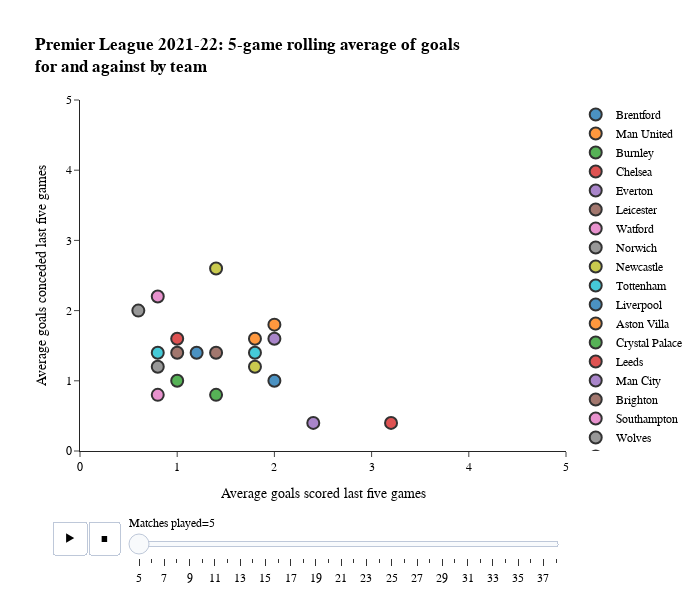

The cell this chart's notebook holds for it:
### Code cell
# Create animated plot
fig = px.scatter(data_frame=AllData,
                 title='<b>Premier League 2021-22: 5-game rolling average of goals<br>for and against by team',
                 color='Team',
                 x='MovingAverageFor',
                 y='MovingAverageAgainst',
                 animation_frame='MatchesPlayed',
                 template='simple_white',
                 opacity=0.8,
                 labels={
                     'MovingAverageFor':'Average goals scored last five games',
                     'MovingAverageAgainst':'Average goals conceded last five games',
                     'MatchesPlayed' : 'Matches played'
                 },
                 height=600,
                 width=700
                )

# Update fonts
fig.update_layout(
    font_family="Courier New",
    font_color="black",
    font_size=12,
    legend_title=None
)

# Update marker appearance
fig.update_traces(marker=dict(size=12,
                              line=dict(width=2,
                                        color='black'))
                 )

# Harmonise axis ranges
fig.update_xaxes(range=[0, 5])
fig.update_yaxes(range=[0, 5])

fig

### Figure 1 — Plotly figure (JSON) as saved in the notebook; plotly's stock layout.template omitted (floating-point values rounded to 4 significant figures)
{"data": [{"hovertemplate": "Team=Brentford<br>Matches played=5<br>Average goals scored last five games=%{x}<br>Average goals conceded last five games=%{y}<extra></extra>", "legendgroup": "Brentford", "marker": {"color": "#1F77B4", "line": {"color": "black", "width": 2}, "opacity": 0.8, "size": 12, "symbol": "circle"}, "mode": "markers", "name": "Brentford", "orientation": "v", "showlegend": true, "type": "scatter", "x": [1.2], "xaxis": "x", "y": [1.4], "yaxis": "y"}, {"hovertemplate": "Team=Man United<br>Matches played=5<br>Average goals scored last five games=%{x}<br>Average goals conceded last five games=%{y}<extra></extra>", "legendgroup": "Man United", "marker": {"color": "#FF7F0E", "line": {"color": "black", "width": 2}, "opacity": 0.8, "size": 12, "symbol": "circle"}, "mode": "markers", "name": "Man United", "orientation": "v", "showlegend": true, "type": "scatter", "x": [2], "xaxis": "x", "y": [1.8], "yaxis": "y"}, {"hovertemplate": "Team=Burnley<br>Matches played=5<br>Average goals scored last five games=%{x}<br>Average goals conceded last five games=%{y}<extra></extra>", "legendgroup": "Burnley", "marker": {"color": "#2CA02C", "line": {"color": "black", "width": 2}, "opacity": 0.8, "size": 12, "symbol": "circle"}, "mode": "markers", "name": "Burnley", "orientation": "v", "showlegend": true, "type": "scatter", "x": [1], "xaxis": "x", "y": [1], "yaxis": "y"}, {"hovertemplate": "Team=Chelsea<br>Matches played=5<br>Average goals scored last five games=%{x}<br>Average goals conceded last five games=%{y}<extra></extra>", "legendgroup": "Chelsea", "marker": {"color": "#D62728", "line": {"color": "black", "width": 2}, "opacity": 0.8, "size": 12, "symbol": "circle"}, "mode": "markers", "name": "Chelsea", "orientation": "v", "showlegend": true, "type": "scatter", "x": [3.2], "xaxis": "x", "y": [0.4], "yaxis": "y"}, {"hovertemplate": "Team=Everton<br>Matches played=5<br>Average goals scored last five games=%{x}<br>Average goals conceded last five games=%{y}<extra></extra>", "legendgroup": "Everton", "marker": {"color": "#9467BD", "line": {"color": "black", "width": 2}, "opacity": 0.8, "size": 12, "symbol": "circle"}, "mode": "markers", "name": "Everton", "orientation": "v", "showlegend": true, "type": "scatter", "x": [2], "xaxis": "x", "y": [1.6], "yaxis": "y"}, {"hovertemplate": "Team=Leicester<br>Matches played=5<br>Average goals scored last five games=%{x}<br>Average goals conceded last five games=%{y}<extra></extra>", "legendgroup": "Leicester", "marker": {"color": "#8C564B", "line": {"color": "black", "width": 2}, "opacity": 0.8, "size": 12, "symbol": "circle"}, "mode": "markers", "name": "Leicester", "orientation": "v", "showlegend": true, "type": "scatter", "x": [1.4], "xaxis": "x", "y": [1.4], "yaxis": "y"}, {"hovertemplate": "Team=Watford<br>Matches played=5<br>Average goals scored last five games=%{x}<br>Average goals conceded last five games=%{y}<extra></extra>", "legendgroup": "Watford", "marker": {"color": "#E377C2", "line": {"color": "black", "width": 2}, "opacity": 0.8, "size": 12, "symbol": "circle"}, "mode": "markers", "name": "Watford", "orientation": "v", "showlegend": true, "type": "scatter", "x": [0.8], "xaxis": "x", "y": [2.2], "yaxis": "y"}, {"hovertemplate": "Team=Norwich<br>Matches played=5<br>Average goals scored last five games=%{x}<br>Average goals conceded last five games=%{y}<extra></extra>", "legendgroup": "Norwich", "marker": {"color": "#7F7F7F", "line": {"color": "black", "width": 2}, "opacity": 0.8, "size": 12, "symbol": "circle"}, "mode": "markers", "name": "Norwich", "orientation": "v", "showlegend": true, "type": "scatter", "x": [0.6], "xaxis": "x", "y": [2], "yaxis": "y"}, {"hovertemplate": "Team=Newcastle<br>Matches played=5<br>Average goals scored last five games=%{x}<br>Average goals conceded last five games=%{y}<extra></extra>", "legendgroup": "Newcastle", "marker": {"color": "#BCBD22", "line": {"color": "black", "width": 2}, "opacity": 0.8, "size": 12, "symbol": "circle"}, "mode": "markers", "name": "Newcastle", "orientation": "v", "showlegend": true, "type": "scatter", "x": [1.4], "xaxis": "x", "y": [2.6], "yaxis": "y"}, {"hovertemplate": "Team=Tottenham<br>Matches played=5<br>Average goals scored last five games=%{x}<br>Average goals conceded last five games=%{y}<extra></extra>", "legendgroup": "Tottenham", "marker": {"color": "#17BECF", "line": {"color": "black", "width": 2}, "opacity": 0.8, "size": 12, "symbol": "circle"}, "mode": "markers", "name": "Tottenham", "orientation": "v", "showlegend": true, "type": "scatter", "x": [0.8], "xaxis": "x", "y": [1.4], "yaxis": "y"}, {"hovertemplate": "Team=Liverpool<br>Matches played=5<br>Average goals scored last five games=%{x}<br>Average goals conceded last five games=%{y}<extra></extra>", "legendgroup": "Liverpool", "marker": {"color": "#1F77B4", "line": {"color": "black", "width": 2}, "opacity": 0.8, "size": 12, "symbol": "circle"}, "mode": "markers", "name": "Liverpool", "orientation": "v", "showlegend": true, "type": "scatter", "x": [2], "xaxis": "x", "y": [1], "yaxis": "y"}, {"hovertemplate": "Team=Aston Villa<br>Matches played=5<br>Average goals scored last five games=%{x}<br>Average goals conceded last five games=%{y}<extra></extra>", "legendgroup": "Aston Villa", "marker": {"color": "#FF7F0E", "line": {"color": "black", "width": 2}, "opacity": 0.8, "size": 12, "symbol": "circle"}, "mode": "markers", "name": "Aston Villa", "orientation": "v", "showlegend": true, "type": "scatter", "x": [1.8], "xaxis": "x", "y": [1.6], "yaxis": "y"}, {"hovertemplate": "Team=Crystal Palace<br>Matches played=5<br>Average goals scored last five games=%{x}<br>Average goals conceded last five games=%{y}<extra></extra>", "legendgroup": "Crystal Palace", "marker": {"color": "#2CA02C", "line": {"color": "black", "width": 2}, "opacity": 0.8, "size": 12, "symbol": "circle"}, "mode": "markers", "name": "Crystal Palace", "orientation": "v", "showlegend": true, "type": "scatter", "x": [1.4], "xaxis": "x", "y": [0.8], "yaxis": "y"}, {"hovertemplate": "Team=Leeds<br>Matches played=5<br>Average goals scored last five games=%{x}<br>Average goals conceded last five games=%{y}<extra></extra>", "legendgroup": "Leeds", "marker": {"color": "#D62728", "line": {"color": "black", "width": 2}, "opacity": 0.8, "size": 12, "symbol": "circle"}, "mode": "markers", "name": "Leeds", "orientation": "v", "showlegend": true, "type": "scatter", "x": [1], "xaxis": "x", "y": [1.6], "yaxis": "y"}, {"hovertemplate": "Team=Man City<br>Matches played=5<br>Average goals scored last five games=%{x}<br>Average goals conceded last five games=%{y}<extra></extra>", "legendgroup": "Man City", "marker": {"color": "#9467BD", "line": {"color": "black", "width": 2}, "opacity": 0.8, "size": 12, "symbol": "circle"}, "mode": "markers", "name": "Man City", "orientation": "v", "showlegend": true, "type": "scatter", "x": [2.4], "xaxis": "x", "y": [0.4], "yaxis": "y"}, {"hovertemplate": "Team=Brighton<br>Matches played=5<br>Average goals scored last five games=%{x}<br>Average goals conceded last five games=%{y}<extra></extra>", "legendgroup": "Brighton", "marker": {"color": "#8C564B", "line": {"color": "black", "width": 2}, "opacity": 0.8, "size": 12, "symbol": "circle"}, "mode": "markers", "name": "Brighton", "orientation": "v", "showlegend": true, "type": "scatter", "x": [1], "xaxis": "x", "y": [1.4], "yaxis": "y"}, {"hovertemplate": "Team=Southampton<br>Matches played=5<br>Average goals scored last five games=%{x}<br>Average goals conceded last five games=%{y}<extra></extra>", "legendgroup": "Southampton", "marker": {"color": "#E377C2", "line": {"color": "black", "width": 2}, "opacity": 0.8, "size": 12, "symbol": "circle"}, "mode": "markers", "name": "Southampton", "orientation": "v", "showlegend": true, "type": "scatter", "x": [0.8], "xaxis": "x", "y": [0.8], "yaxis": "y"}, {"hovertemplate": "Team=Wolves<br>Matches played=5<br>Average goals scored last five games=%{x}<br>Average goals conceded last five games=%{y}<extra></extra>", "legendgroup": "Wolves", "marker": {"color": "#7F7F7F", "line": {"color": "black", "width": 2}, "opacity": 0.8, "size": 12, "symbol": "circle"}, "mode": "markers", "name": "Wolves", "orientation": "v", "showlegend": true, "type": "scatter", "x": [0.8], "xaxis": "x", "y": [1.2], "yaxis": "y"}, {"hovertemplate": "Team=Arsenal<br>Matches played=5<br>Average goals scored last five games=%{x}<br>Average goals conceded last five games=%{y}<extra></extra>", "legendgroup": "Arsenal", "marker": {"color": "#BCBD22", "line": {"color": "black", "width": 2}, "opacity": 0.8, "size": 12, "symbol": "circle"}, "mode": "markers", "name": "Arsenal", "orientation": "v", "showlegend": true, "type": "scatter", "x": [1.8], "xaxis": "x", "y": [1.2], "yaxis": "y"}, {"hovertemplate": "Team=West Ham<br>Matches played=5<br>Average goals scored last five games=%{x}<br>Average goals conceded last five games=%{y}<extra></extra>", "legendgroup": "West Ham", "marker": {"color": "#17BECF", "line": {"color": "black", "width": 2}, "opacity": 0.8, "size": 12, "symbol": "circle"}, "mode": "markers", "name": "West Ham", "orientation": "v", "showlegend": true, "type": "scatter", "x": [1.8], "xaxis": "x", "y": [1.4], "yaxis": "y"}], "layout": {"font": {"color": "black", "family": "Courier New", "size": 12}, "height": 600, "legend": {"title": {}, "tracegroupgap": 0}, "sliders": [{"active": 0, "currentvalue": {"prefix": "Matches played="}, "len": 0.9, "pad": {"b": 10, "t": 60}, "steps": [{"args": [["5"], {"frame": {"duration": 0, "redraw": false}, "fromcurrent": true, "mode": "immediate", "transition": {"duration": 0, "easing": "linear"}}], "label": "5", "method": "animate"}, {"args": [["6"], {"frame": {"duration": 0, "redraw": false}, "fromcurrent": true, "mode": "immediate", "transition": {"duration": 0, "easing": "linear"}}], "label": "6", "method": "animate"}, {"args": [["7"], {"frame": {"duration": 0, "redraw": false}, "fromcurrent": true, "mode": "immediate", "transition": {"duration": 0, "easing": "linear"}}], "label": "7", "method": "animate"}, {"args": [["8"], {"frame": {"duration": 0, "redraw": false}, "fromcurrent": true, "mode": "immediate", "transition": {"duration": 0, "easing": "linear"}}], "label": "8", "method": "animate"}, {"args": [["9"], {"frame": {"duration": 0, "redraw": false}, "fromcurrent": true, "mode": "immediate", "transition": {"duration": 0, "easing": "linear"}}], "label": "9", "method": "animate"}, {"args": [["10"], {"frame": {"duration": 0, "redraw": false}, "fromcurrent": true, "mode": "immediate", "transition": {"duration": 0, "easing": "linear"}}], "label": "10", "method": "animate"}, {"args": [["11"], {"frame": {"duration": 0, "redraw": false}, "fromcurrent": true, "mode": "immediate", "transition": {"duration": 0, "easing": "linear"}}], "label": "11", "method": "animate"}, {"args": [["12"], {"frame": {"duration": 0, "redraw": false}, "fromcurrent": true, "mode": "immediate", "transition": {"duration": 0, "easing": "linear"}}], "label": "12", "method": "animate"}, {"args": [["13"], {"frame": {"duration": 0, "redraw": false}, "fromcurrent": true, "mode": "immediate", "transition": {"duration": 0, "easing": "linear"}}], "label": "13", "method": "animate"}, {"args": [["14"], {"frame": {"duration": 0, "redraw": false}, "fromcurrent": true, "mode": "immediate", "transition": {"duration": 0, "easing": "linear"}}], "label": "14", "method": "animate"}, {"args": [["15"], {"frame": {"duration": 0, "redraw": false}, "fromcurrent": true, "mode": "immediate", "transition": {"duration": 0, "easing": "linear"}}], "label": "15", "method": "animate"}, {"args": [["16"], {"frame": {"duration": 0, "redraw": false}, "fromcurrent": true, "mode": "immediate", "transition": {"duration": 0, "easing": "linear"}}], "label": "16", "method": "animate"}, {"args": [["17"], {"frame": {"duration": 0, "redraw": false}, "fromcurrent": true, "mode": "immediate", "transition": {"duration": 0, "easing": "linear"}}], "label": "17", "method": "animate"}, {"args": [["18"], {"frame": {"duration": 0, "redraw": false}, "fromcurrent": true, "mode": "immediate", "transition": {"duration": 0, "easing": "linear"}}], "label": "18", "method": "animate"}, {"args": [["19"], {"frame": {"duration": 0, "redraw": false}, "fromcurrent": true, "mode": "immediate", "transition": {"duration": 0, "easing": "linear"}}], "label": "19", "method": "animate"}, {"args": [["20"], {"frame": {"duration": 0, "redraw": false}, "fromcurrent": true, "mode": "immediate", "transition": {"duration": 0, "easing": "linear"}}], "label": "20", "method": "animate"}, {"args": [["21"], {"frame": {"duration": 0, "redraw": false}, "fromcurrent": true, "mode": "immediate", "transition": {"duration": 0, "easing": "linear"}}], "label": "21", "method": "animate"}, {"args": [["22"], {"frame": {"duration": 0, "redraw": false}, "fromcurrent": true, "mode": "immediate", "transition": {"duration": 0, "easing": "linear"}}], "label": "22", "method": "animate"}, {"args": [["23"], {"frame": {"duration": 0, "redraw": false}, "fromcurrent": true, "mode": "immediate", "transition": {"duration": 0, "easing": "linear"}}], "label": "23", "method": "animate"}, {"args": [["24"], {"frame": {"duration": 0, "redraw": false}, "fromcurrent": true, "mode": "immediate", "transition": {"duration": 0, "easing": "linear"}}], "label": "24", "method": "animate"}, {"args": [["25"], {"frame": {"duration": 0, "redraw": false}, "fromcurrent": true, "mode": "immediate", "transition": {"duration": 0, "easing": "linear"}}], "label": "25", "method": "animate"}, {"args": [["26"], {"frame": {"duration": 0, "redraw": false}, "fromcurrent": true, "mode": "immediate", "transition": {"duration": 0, "easing": "linear"}}], "label": "26", "method": "animate"}, {"args": [["27"], {"frame": {"duration": 0, "redraw": false}, "fromcurrent": true, "mode": "immediate", "transition": {"duration": 0, "easing": "linear"}}], "label": "27", "method": "animate"}, {"args": [["28"], {"frame": {"duration": 0, "redraw": false}, "fromcurrent": true, "mode": "immediate", "transition": {"duration": 0, "easing": "linear"}}], "label": "28", "method": "animate"}, {"args": [["29"], {"frame": {"duration": 0, "redraw": false}, "fromcurrent": true, "mode": "immediate", "transition": {"duration": 0, "easing": "linear"}}], "label": "29", "method": "animate"}, {"args": [["30"], {"frame": {"duration": 0, "redraw": false}, "fromcurrent": true, "mode": "immediate", "transition": {"duration": 0, "easing": "linear"}}], "label": "30", "method": "animate"}, {"args": [["31"], {"frame": {"duration": 0, "redraw": false}, "fromcurrent": true, "mode": "immediate", "transition": {"duration": 0, "easing": "linear"}}], "label": "31", "method": "animate"}, {"args": [["32"], {"frame": {"duration": 0, "redraw": false}, "fromcurrent": true, "mode": "immediate", "transition": {"duration": 0, "easing": "linear"}}], "label": "32", "method": "animate"}, {"args": [["33"], {"frame": {"duration": 0, "redraw": false}, "fromcurrent": true, "mode": "immediate", "transition": {"duration": 0, "easing": "linear"}}], "label": "33", "method": "animate"}, {"args": [["34"], {"frame": {"duration": 0, "redraw": false}, "fromcurrent": true, "mode": "immediate", "transition": {"duration": 0, "easing": "linear"}}], "label": "34", "method": "animate"}, {"args": [["35"], {"frame": {"duration": 0, "redraw": false}, "fromcurrent": true, "mode": "immediate", "transition": {"duration": 0, "easing": "linear"}}], "label": "35", "method": "animate"}, {"args": [["36"], {"frame": {"duration": 0, "redraw": false}, "fromcurrent": true, "mode": "immediate", "transition": {"duration": 0, "easing": "linear"}}], "label": "36", "method": "animate"}, {"args": [["37"], {"frame": {"duration": 0, "redraw": false}, "fromcurrent": true, "mode": "immediate", "transition": {"duration": 0, "easing": "linear"}}], "label": "37", "method": "animate"}, {"args": [["38"], {"frame": {"duration": 0, "redraw": false}, "fromcurrent": true, "mode": "immediate", "transition": {"duration": 0, "easing": "linear"}}], "label": "38", "method": "animate"}], "x": 0.1, "xanchor": "left", "y": 0, "yanchor": "top"}], "title": {"text": "<b>Premier League 2021-22: 5-game rolling average of goals<br>for and against by team"}, "updatemenus": [{"buttons": [{"args": [null, {"frame": {"duration": 500, "redraw": false}, "fromcurrent": true, "mode": "immediate", "transition": {"duration": 500, "easing": "linear"}}], "label": "&#9654;", "method": "animate"}, {"args": [[null], {"frame": {"duration": 0, "redraw": false}, "fromcurrent": true, "mode": "immediate", "transition": {"duration": 0, "easing": "linear"}}], "label": "&#9724;", "method": "animate"}], "direction": "left", "pad": {"r": 10, "t": 70}, "showactive": false, "type": "buttons", "x": 0.1, "xanchor": "right", "y": 0, "yanchor": "top"}], "width": 700, "xaxis": {"anchor": "y", "domain": [0, 1], "range": [0, 5], "title": {"text": "Average goals scored last five games"}}, "yaxis": {"anchor": "x", "domain": [0, 1], "range": [0, 5], "title": {"text": "Average goals conceded last five games"}}}}
